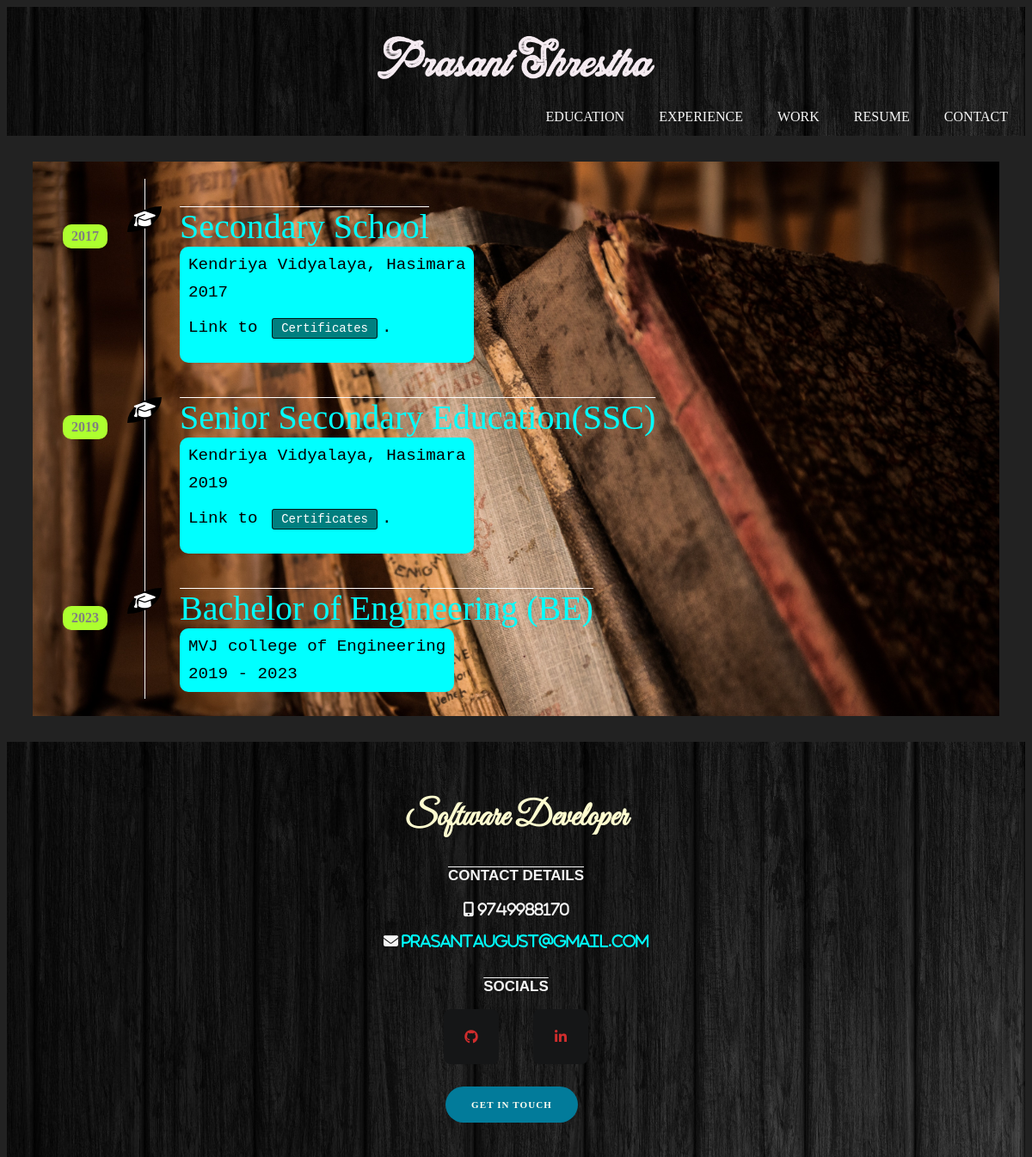
The page /education on the database its author committed.
### home/models.py (models this page shows, shortened)
class edu(models.Model):
    school = models.CharField(max_length=50)
    degree = models.CharField(max_length=50)
    field_of_study = models.CharField(max_length=50, blank=True)
    start_date = models.DateField(blank=True,null=True)
    end_date = models.DateField()
    grade_choice = models.CharField(max_length=10, choices=GRADE_CHOICES)
    grade = models.FloatField()
    degree_link = models.FileField(upload_to="degree", default=None, null=True,blank=True)
    def start_year(self):
        return self.start_date.strftime('%Y')
    def end_year(self):
        return self.end_date.strftime('%Y')

### home/views.py (the view)
# urls.py: path('education', views.education),
def education(request):
    educ = edu.objects.all()
    return render(request, 'education.html', {'educ': educ})

### home/templates/education.html (shortened to what this page needs)
{% load static %}
<link href="{% static 'education.css' %}" rel="stylesheet">
<link href="{% static 'fontawesomefree/css/all.min.css' %}" rel="stylesheet" type="text/css">
{% include 'nav.html' %}
<div class="container">
    <div class="row">
        <div class="col-md-12 col-lg-8 offset-lg-2">
            {% for edu in educ %}
            <article class="education-item">
                <i class="education-icon fa fa-graduation-cap"></i>
                <h4 class="education-date">{{ edu.end_year }}</h4>
                <div class="card">
                    <div class="card-body">
                        <div class="degree">
                            {{ edu.degree}}
                        </div>
                        <div class="inner_cont">
                            <div class="inner">
                                {{ edu.school }}
                                <div class="year">
                                    {% if edu.start_date %}
                                    {{ edu.start_year }} - {{ edu.end_year }}
                                    {% else %}
                                    {{ edu.end_year }}
                                    {% endif %}
                                    {% if edu.degree_link %}
                                    <p class="certificate">Link to <a href="/media/{{ edu.degree_link }}"
                                            target="_blank">Certificates</a>.</p>
                                    {% endif %}
                                </div>
                            </div>
                        </div>
            </article>
            {% endfor %}
        </div>
    </div>
</div>
{% include 'footer.html' %}

### static/education.css (style rules this page uses)
.container { padding: 20px; margin: 30px; background-image: url('/static/book.jpg'); background-color: grey; background-size: cover; background-repeat: no-repeat; }
@media (min-width: 768px) { .education-item { border-left: 1px solid #f4f5f7; position: relative; padding: 32px 24px 8px 40px; margin-left: 110px; } }
.education-item .education-icon { position: absolute; left: -1.3rem; width: 40px; padding-top: 5px; padding-bottom: 5px; text-align: center; font-size: 20px; background-color: black; border-bottom-right-radius: 100%; border-top-left-radius: 100%; color: white; }
@media (min-width: 768px) { .education-item .education-date { position: absolute; left: -6rem; text-align: center; background-color: greenyellow; border: solid none; border-radius: 10px; padding-left: 10px; padding-right: 10px; padding-top: 5px; padding-bottom: 5px; color: gray; } }
@media (min-width: 768px) { .inner_cont { position: relative; display: flex; background-color: aqua; width: max-content; padding: 10px; border-radius: 10px; } }
@media (min-width: 768px) { .degree { font-family: 'Brush Script MT'; font-size: 40px; text-decoration: overline white 1px; color: aqua; } }
@media (min-width: 768px) { .inner { font-size: larger; font-family: Courier; } }
@media (min-width: 768px) { .year { padding-top: 10px; } }
@media (min-width: 768px) { .certificate a { margin-inline: 5px; padding: 3px 10px; font: 14px / 1.4 monospace; color: #fff; background-color: rgba(0, 0, 0, 0.5); border: 1px solid rgba(0, 0, 0, 0.8); border-radius: 3px; text-decoration-line: none; } }

### rows shown on the page
edu: end_year "2017", degree "Secondary School", school "Kendriya Vidyalaya, Hasimara"
edu: end_year "2019", degree "Senior Secondary Education(SSC)", school "Kendriya Vidyalaya, Hasimara"
edu: end_year "2023", degree "Bachelor of Engineering (BE)", school "MVJ college of Engineering", start_year "2019"
